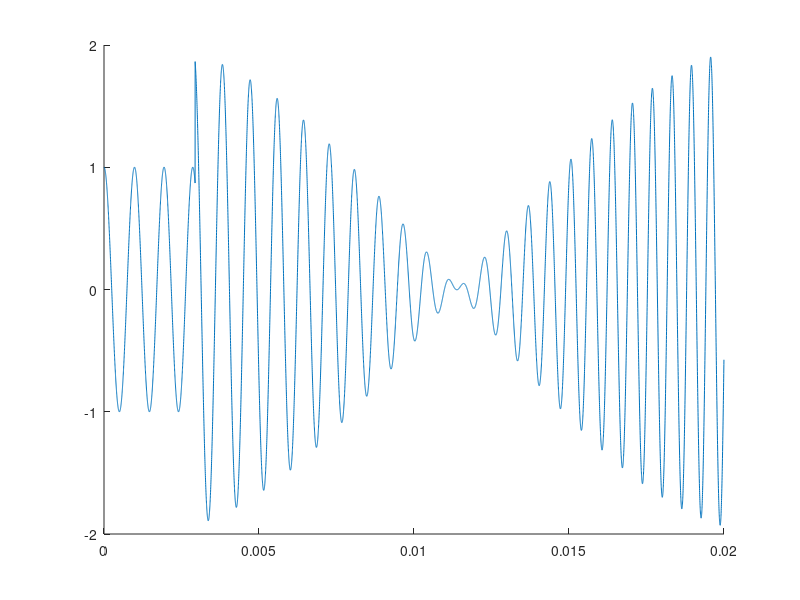

Here is the MATLAB script that generated this plot:
p0 = 1;
r = 1;
cal_time = 0.18;
dt = cal_time / 90000;
t = 0 : dt : cal_time;
freq_start = 1000;
freq_add = 3000;
c = 340;
pai = 3.1415;

freq = freq_start + freq_add*t/0.18;
omega = freq * 2 * pai;
hasu = 2 * pai * freq / c;
j = sqrt(-1);
xL = 0.5;
x = 0 : 0.001 : 2;

p = p0.*(1 + exp(j .* 2 .* hasu .* xL)) .* exp(-1 * j .* omega .* t - pai/2);


% px = p0.*(exp(j .* hasu .* x)) .* exp(-1 * j .* omega .* t - pai/2);

% pt = p0.*(exp(j .* hasu .* x)) .* exp(-1 * j .* omega .* t - pai/2  - (0.6/340));
pr = zeros(1, 90000);
pi = zeros(1, 90000);
po = zeros(1, 90000);

x = 2*xL;
for i = 1 : 90000
    if i * dt >= 2 * xL/340
%         pr(i) = p0.*(exp(j .* hasu(i) .* x)) .* exp(-1 * j .* omega(i) .* t(i) - pai/2  - (2 * xL/340));
        pr(i) = p0.*(exp(j .* hasu(i) * 2.* xL)) .* exp(-1* j .* omega(i) .* t(i)- j*(2 * xL/340));
    else
        pr(i) = 0;
    end
end

x = 0;
for i = 1 : 90000
    if i * dt >= 0
        pi(i) = p0.*(exp(j .* hasu(i) .* x)) .* exp(-1 * j .* omega(i) .* t(i));
    else
        pi(i) = 0;
    end
end

pr  = pr';
pi = pi';
po = pi + pr;

%px = p0.*(exp(j .* hasu .* x)) ;
%p = p0.*(1 + exp(j .* 2 .* hasu .* xL)) ;
p = p';

f2 = figure;
figure(f2);

% plot(t(1 : 0.18/dt), po(1 : 0.18/dt)); 
hold on
% plot(t(1 : 0.02/dt), pr(1 : 0.02/dt));
% plot(t(1 : 0.02/dt), pi(1 : 0.02/dt)); 
plot(t(1 : 0.02/dt), po(1 : 0.02/dt)); 
hold off
% dlmwrite('riron0500.csv', po, 'precision', '%.10f', 'delimiter', ',')
% dlmwrite('rironnoload.csv', pi, 'precision', '%.10f', 'delimiter', ',')